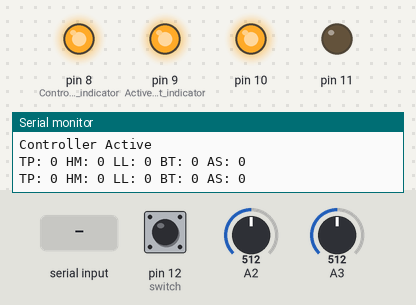
A sketch run on a simulated Arduino Uno, built with avr-gcc and run on an emulated ATmega328P. Parts: output pins drawn as LEDs (lit = HIGH), the last lines printed to the serial monitor. The inputs (shaded band) are chosen by the test bench; at power-on: pin 12 (switch) HIGH, A2 = 512, A3 = 512.

Above: at 1.2 s.
1.3 s: pin 12 (switch) pulled LOW for 0.15 s
At 1.37 s:
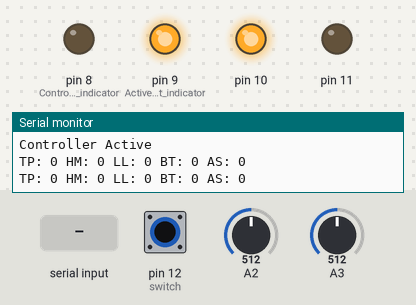
4.4 s: pin 12 (switch) pulled LOW for 1 s
At 6.4 s:
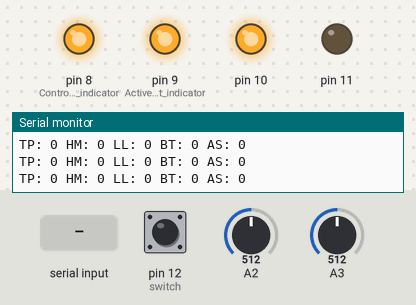
8.4 s: pin 12 (switch) pulled LOW for 3.2 s
At 8.7 s:
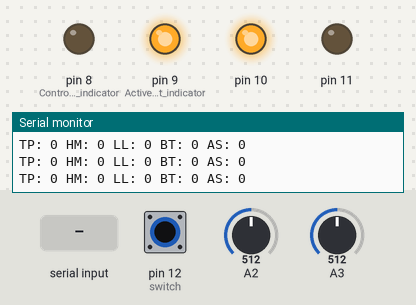
13.1 s: "90,45,200\n" received over the second serial link
Timing chart, 0 to 15.6 s (numbered marks = the images above; inputs shaded):
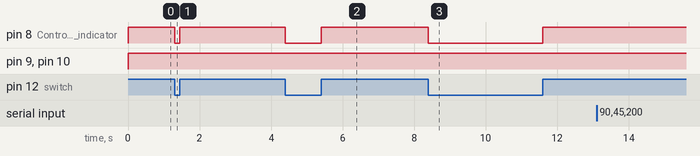

Measured:
- after the input at 1.3 s, pin 8 (Control_mode_indicator): HIGH → LOW at once, → HIGH 0.15 s later
- after the input at 4.4 s, pin 8 (Control_mode_indicator): HIGH → LOW at once, → HIGH 1.0 s later
- after the input at 8.4 s, pin 8 (Control_mode_indicator): HIGH → LOW at once, → HIGH 3.2 s later
- after the input at 13.1 s, every drawn part: stays the same

The sketch:

Sojourner_Model_Controller.ino
```cpp
/*
 * Original software for the Sojourner Model Controller
 *
 * Provides Bluetooth wirless communication with the Rover, mode
 * control, and data relay to a computer.
 *
 * Support libraries included in the Software package
 */

#include <SoftwareSerial.h> // Library for communication w/ Bluetooth

SoftwareSerial portOne(2, 3); // Serial port for BK communication

// Control and connection variables
int controlMode = 1; // Control mode (set by switch)
int connectionState = 0; // Active/dead connection variable

// Values read from the transmission
int batteryState = 0; // Battery level alert
int autonomousState = 0; // Autonomous navigation mode variable

// Sensor reading transmissions
int readingTemp;
int readingHumid;
int readingLight;

int LR; // Left/right control reading
int UD; // Up/down control reading

// Timers for synchronous operation
long contactTimer; // Timer marking packet reciept times
long transmitTimer; // Timer for transmissions
long printTimer; // Timer for data printouts to computer

// Flag marking send readiness
int sendUp = 1;

void setup() {

  portOne.begin(9600); // Serial port for BK communication

  Serial.begin(9600); // Serial port for data readout to computer

  // LED indicator pins
  pinMode(8,OUTPUT); // Control mode indicator
  pinMode(9,OUTPUT); // Active contact indicator

  // Battery Level indicators
  pinMode(10,OUTPUT);
  pinMode(11,OUTPUT);

  // Control mode switch input
  pinMode(12,INPUT_PULLUP);

  // Transmit notice of activity to computer via serial
  Serial.println("Controller Active");

}

void loop() {

  // Display state variables on controller LEDs
  digitalWrite(8,controlMode);
  digitalWrite(9,connectionState);
  digitalWrite(11,batteryState);
  digitalWrite(10,1-batteryState);

  // Read in control commands
  LR = analogRead(A2); // Left/right joystick axis read
  UD = analogRead(A3); // Up/down joystick axis read
  controlMode = digitalRead(12); // Control mode switch read

  if (connectionState != 1){
    // If control lost, not change to autonomous control
    controlMode = 0;}

  if (millis()-printTimer > 500){
    // 2x per second, print read data to computer serial port
    Serial.print("TP: ");
    Serial.print(readingTemp);
    Serial.print(" HM: ");
    Serial.print(readingHumid);
    Serial.print(" LL: ");
    Serial.print(readingLight);
    Serial.print(" BT: ");
    Serial.print(batteryState);
    Serial.print(" AS: ");
    Serial.print(autonomousState);
    Serial.println();

    // Reset timer for data out operations
    printTimer = millis();
  }

  if (millis() - contactTimer > 5000){
    // If 5 seconds elapsed time since receipt of last packet from
    //  rover, note loss of signal
    connectionState = 0;
    contactTimer = millis(); // Reset contact timer
    sendUp = 1; // Mark packet send flag- thus retrying for contact
                //  every 5 seconds
    }
  else{
    // If sufficiently frequent contact, mark active connection flag
    connectionState = 1;}

  if (portOne.available() > 5){
    // When a data packet is available
    while (portOne.read() != '&'){
      // Ignore partial packets
    }

    // Read in transmitted values
    readingTemp = portOne.parseInt();
    readingHumid = portOne.parseInt();
    readingLight = portOne.parseInt();
    batteryState = portOne.parseInt();
    autonomousState = portOne.parseInt();

    // Reset contact timer
    contactTimer = millis();

    // Empty buffer after full packet read
    while (portOne.available()){
      portOne.read();
    }

    // Mark packet send flag
    sendUp = 1;
  }

  if ((millis() - transmitTimer > 100)&&(sendUp == 1)){
    // With a frequency of at least 10/second, given ready to
    //  transmit flag is set, transmit control data to rover
    portOne.print("&");
    portOne.print(LR);
    portOne.print(",");
    portOne.print(UD);
    portOne.print(",");
    portOne.print(controlMode);
    portOne.print("$");

    // Reset transmission timer
    transmitTimer = millis();

    // Mark data as send
    sendUp = 0;
  }

}
```
